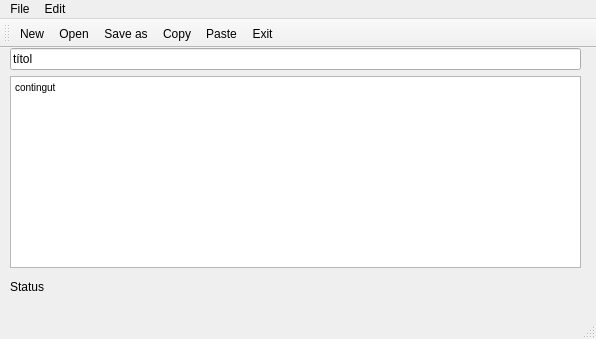
<?xml version="1.0" encoding="UTF-8"?>
<ui version="4.0">
 <class>MainWindow</class>
 <widget class="QMainWindow" name="MainWindow">
  <property name="geometry">
   <rect>
    <x>0</x>
    <y>0</y>
    <width>596</width>
    <height>339</height>
   </rect>
  </property>
  <property name="windowTitle">
   <string>MainWindow</string>
  </property>
  <widget class="QWidget" name="centralwidget">
   <widget class="QWidget" name="verticalLayoutWidget">
    <property name="geometry">
     <rect>
      <x>10</x>
      <y>0</y>
      <width>571</width>
      <height>251</height>
     </rect>
    </property>
    <layout class="QVBoxLayout" name="verticalLayout">
     <item>
      <widget class="QLineEdit" name="lineEdit">
       <property name="text">
        <string>títol</string>
       </property>
      </widget>
     </item>
     <item alignment="Qt::AlignTop">
      <widget class="QTextEdit" name="textEdit">
       <property name="maximumSize">
        <size>
         <width>769</width>
         <height>519</height>
        </size>
       </property>
       <property name="html">
        <string>&lt;!DOCTYPE HTML PUBLIC &quot;-//W3C//DTD HTML 4.0//EN&quot; &quot;http://www.w3.org/TR/REC-html40/strict.dtd&quot;&gt;
&lt;html&gt;&lt;head&gt;&lt;meta name=&quot;qrichtext&quot; content=&quot;1&quot; /&gt;&lt;style type=&quot;text/css&quot;&gt;
p, li { white-space: pre-wrap; }
&lt;/style&gt;&lt;/head&gt;&lt;body style=&quot; font-family:'MS Shell Dlg 2'; font-size:7.8pt; font-weight:400; font-style:normal;&quot;&gt;
&lt;p style=&quot; margin-top:0px; margin-bottom:0px; margin-left:0px; margin-right:0px; -qt-block-indent:0; text-indent:0px;&quot;&gt;contingut&lt;/p&gt;&lt;/body&gt;&lt;/html&gt;</string>
       </property>
      </widget>
     </item>
     <item>
      <widget class="QLabel" name="label">
       <property name="text">
        <string>Status</string>
       </property>
      </widget>
     </item>
    </layout>
   </widget>
  </widget>
  <widget class="QMenuBar" name="menubar">
   <property name="geometry">
    <rect>
     <x>0</x>
     <y>0</y>
     <width>596</width>
     <height>26</height>
    </rect>
   </property>
   <widget class="QMenu" name="menuFile">
    <property name="title">
     <string>File</string>
    </property>
    <addaction name="actionNew"/>
    <addaction name="actionOpen"/>
    <addaction name="actionSave_as"/>
    <addaction name="actionPrint"/>
    <addaction name="actionExit"/>
    <addaction name="actionDelete"/>
   </widget>
   <widget class="QMenu" name="menuEdit">
    <property name="title">
     <string>Edit</string>
    </property>
    <addaction name="actionCopy"/>
    <addaction name="actionPaste"/>
    <addaction name="actionCut"/>
    <addaction name="actionUndo"/>
    <addaction name="actionRedo"/>
   </widget>
   <addaction name="menuFile"/>
   <addaction name="menuEdit"/>
  </widget>
  <widget class="QStatusBar" name="statusbar"/>
  <widget class="QToolBar" name="toolBar">
   <property name="windowTitle">
    <string>toolBar</string>
   </property>
   <attribute name="toolBarArea">
    <enum>TopToolBarArea</enum>
   </attribute>
   <attribute name="toolBarBreak">
    <bool>false</bool>
   </attribute>
   <addaction name="actionNew"/>
   <addaction name="actionOpen"/>
   <addaction name="actionSave_as"/>
   <addaction name="actionCopy"/>
   <addaction name="actionPaste"/>
   <addaction name="actionExit"/>
  </widget>
  <action name="actionNew">
   <property name="icon">
    <iconset resource="Resources.qrc">
     <normaloff>:/images/New.bmp</normaloff>:/images/New.bmp</iconset>
   </property>
   <property name="text">
    <string>New</string>
   </property>
  </action>
  <action name="actionOpen">
   <property name="icon">
    <iconset resource="Resources.qrc">
     <normaloff>:/images/Open.bmp</normaloff>:/images/Open.bmp</iconset>
   </property>
   <property name="text">
    <string>Open</string>
   </property>
  </action>
  <action name="actionSave_as">
   <property name="icon">
    <iconset resource="Resources.qrc">
     <normaloff>:/images/Save.bmp</normaloff>:/images/Save.bmp</iconset>
   </property>
   <property name="text">
    <string>Save as</string>
   </property>
  </action>
  <action name="actionPrint">
   <property name="text">
    <string>Print</string>
   </property>
  </action>
  <action name="actionExit">
   <property name="icon">
    <iconset resource="Resources.qrc">
     <normaloff>:/images/DeleteSticky.bmp</normaloff>:/images/DeleteSticky.bmp</iconset>
   </property>
   <property name="text">
    <string>Exit</string>
   </property>
  </action>
  <action name="actionCopy">
   <property name="icon">
    <iconset resource="Resources.qrc">
     <normaloff>:/images/Copy.bmp</normaloff>:/images/Copy.bmp</iconset>
   </property>
   <property name="text">
    <string>Copy</string>
   </property>
  </action>
  <action name="actionPaste">
   <property name="icon">
    <iconset resource="Resources.qrc">
     <normaloff>:/images/Paste.bmp</normaloff>:/images/Paste.bmp</iconset>
   </property>
   <property name="text">
    <string>Paste</string>
   </property>
  </action>
  <action name="actionCut">
   <property name="text">
    <string>Cut</string>
   </property>
  </action>
  <action name="actionUndo">
   <property name="text">
    <string>Undo</string>
   </property>
  </action>
  <action name="actionRedo">
   <property name="text">
    <string>Redo</string>
   </property>
  </action>
  <action name="actionDelete">
   <property name="text">
    <string>Delete</string>
   </property>
  </action>
 </widget>
 <resources>
  <include location="Resources.qrc"/>
 </resources>
 <connections/>
</ui>
